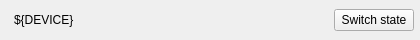
<?xml version="1.0" encoding="UTF-8"?>
<!--
  Compact TangoTest row: state LED, state, double_scalar and the SwitchStates command.
  Macros: DEVICE (e.g. sys/tg_test/1)
  Embed with a PyDMEmbeddedDisplay: filename "tangotest/compact.ui", macros {"DEVICE": "sys/tg_test/1"}
-->
<ui version="4.0">
 <class>TangoTestCompact</class>
 <widget class="QWidget" name="TangoTestCompact">
  <property name="geometry">
   <rect><x>0</x><y>0</y><width>420</width><height>40</height></rect>
  </property>
  <property name="windowTitle">
   <string>TangoTest ${DEVICE}</string>
  </property>
  <layout class="QHBoxLayout" name="main_layout">
   <property name="leftMargin"><number>6</number></property>
   <property name="topMargin"><number>4</number></property>
   <property name="rightMargin"><number>6</number></property>
   <property name="bottomMargin"><number>4</number></property>
   <property name="spacing"><number>8</number></property>
   <item>
    <widget class="TangoStateLed" name="state_led">
     <property name="channel" stdset="0">
      <string>tango://${DEVICE}/State</string>
     </property>
    </widget>
   </item>
   <item>
    <widget class="QLabel" name="device_name">
     <property name="text"><string>${DEVICE}</string></property>
     <property name="mbiRole" stdset="0"><string>caption</string></property>
    </widget>
   </item>
   <item>
    <widget class="PyDMLabel" name="state">
     <property name="minimumSize"><size><width>95</width><height>0</height></size></property>
     <property name="toolTip"><string>tango://${DEVICE}/State</string></property>
     <property name="mbiRole" stdset="0"><string>value</string></property>
     <property name="channel" stdset="0">
      <string>tango://${DEVICE}/State</string>
     </property>
    </widget>
   </item>
   <item>
    <widget class="PyDMLabel" name="double_scalar">
     <property name="minimumSize"><size><width>70</width><height>0</height></size></property>
     <property name="toolTip"><string>tango://${DEVICE}/double_scalar</string></property>
     <property name="alignment"><set>Qt::AlignRight|Qt::AlignVCenter</set></property>
     <property name="mbiRole" stdset="0"><string>value</string></property>
     <property name="precision" stdset="0"><number>2</number></property>
     <property name="precisionFromPV" stdset="0"><bool>false</bool></property>
     <property name="channel" stdset="0">
      <string>tango://${DEVICE}/double_scalar</string>
     </property>
    </widget>
   </item>
   <item>
    <spacer name="spacer">
     <property name="orientation"><enum>Qt::Horizontal</enum></property>
     <property name="sizeHint" stdset="0"><size><width>0</width><height>0</height></size></property>
    </spacer>
   </item>
   <item>
    <widget class="PyDMPushButton" name="switch_states">
     <property name="toolTip"><string>tango://${DEVICE}/SwitchStates</string></property>
     <property name="text"><string>Switch state</string></property>
     <property name="channel" stdset="0">
      <string>tango://${DEVICE}/SwitchStates</string>
     </property>
     <property name="pressValue" stdset="0"><string>1</string></property>
    </widget>
   </item>
  </layout>
 </widget>
 <customwidgets>
  <customwidget>
   <class>PyDMLabel</class>
   <extends>QLabel</extends>
   <header>pydm.widgets.label</header>
  </customwidget>
  <customwidget>
   <class>PyDMPushButton</class>
   <extends>QPushButton</extends>
   <header>pydm.widgets.pushbutton</header>
  </customwidget>
  <customwidget>
   <class>TangoStateLed</class>
   <extends>QWidget</extends>
   <header>pydm_mbi.widgets.state_led</header>
  </customwidget>
 </customwidgets>
 <resources/>
 <connections/>
</ui>
